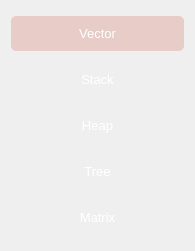
                            <widget class="QWidget" name="scrollAreaWidgetContents">
                             <property name="geometry">
                              <rect>
                               <x>0</x>
                               <y>0</y>
                               <width>195</width>
                               <height>251</height>
                              </rect>
                             </property>
                             <layout class="QVBoxLayout" name="verticalLayout_9">
                              <item>
                               <widget class="QPushButton" name="pushButton_vector">
                                <property name="sizePolicy">
                                 <sizepolicy hsizetype="Minimum" vsizetype="Fixed">
                                  <horstretch>0</horstretch>
                                  <verstretch>0</verstretch>
                                 </sizepolicy>
                                </property>
                                <property name="minimumSize">
                                 <size>
                                  <width>0</width>
                                  <height>35</height>
                                 </size>
                                </property>
                                <property name="font">
                                 <font>
                                  <family>Microsoft YaHei UI</family>
                                  <pointsize>10</pointsize>
                                  <weight>50</weight>
                                  <bold>false</bold>
                                 </font>
                                </property>
                                <property name="styleSheet">
                                 <string notr="true">QPushButton{
	background-color: rgba(0, 0, 0, 0);
	color:rgb(255,255,255);
	border-radius:5px;
	border:none;
}
QPushButton:hover {
	background-color: rgb(29,30,44);
padding-bottom:5px;
}
QPushButton:checked{
    background-color: #e8ccc7;
}</string>
                                </property>
                                <property name="text">
                                 <string>Vector</string>
                                </property>
                                <property name="checkable">
                                 <bool>true</bool>
                                </property>
                                <property name="checked">
                                 <bool>true</bool>
                                </property>
                                <property name="autoExclusive">
                                 <bool>false</bool>
                                </property>
                               </widget>
                              </item>
                              <item>
                               <widget class="QPushButton" name="pushButton_stack">
                                <property name="minimumSize">
                                 <size>
                                  <width>0</width>
                                  <height>35</height>
                                 </size>
                                </property>
                                <property name="font">
                                 <font>
                                  <family>Microsoft YaHei UI</family>
                                  <pointsize>10</pointsize>
                                  <weight>50</weight>
                                  <bold>false</bold>
                                 </font>
                                </property>
                                <property name="styleSheet">
                                 <string notr="true">QPushButton{
	background-color: rgba(0, 0, 0, 0);
	color:rgb(255,255,255);
	border-radius:5px;
	border:none;
}
QPushButton:hover {
	background-color: rgb(29,30,44);
padding-bottom:5px;
}
QPushButton:checked{
    background-color: #e8ccc7;
}</string>
                                </property>
                                <property name="text">
                                 <string>Stack</string>
                                </property>
                                <property name="checkable">
                                 <bool>true</bool>
                                </property>
                                <property name="checked">
                                 <bool>false</bool>
                                </property>
                                <property name="autoExclusive">
                                 <bool>false</bool>
                                </property>
                               </widget>
                              </item>
                              <item>
                               <widget class="QPushButton" name="pushButton_heap">
                                <property name="minimumSize">
                                 <size>
                                  <width>0</width>
                                  <height>35</height>
                                 </size>
                                </property>
                                <property name="font">
                                 <font>
                                  <family>Microsoft YaHei UI</family>
                                  <pointsize>10</pointsize>
                                  <weight>50</weight>
                                  <bold>false</bold>
                                 </font>
                                </property>
                                <property name="styleSheet">
                                 <string notr="true">QPushButton{
	background-color: rgba(0, 0, 0, 0);
	color:rgb(255,255,255);
	border-radius:5px;
	border:none;
}
QPushButton:hover {
	background-color: rgb(29,30,44);
padding-bottom:5px;
}
QPushButton:checked{
    background-color: #e8ccc7;
}</string>
                                </property>
                                <property name="text">
                                 <string>Heap</string>
                                </property>
                                <property name="checkable">
                                 <bool>true</bool>
                                </property>
                                <property name="checked">
                                 <bool>false</bool>
                                </property>
                                <property name="autoExclusive">
                                 <bool>false</bool>
                                </property>
                               </widget>
                              </item>
                              <item>
                               <widget class="QPushButton" name="pushButton_tree">
                                <property name="sizePolicy">
                                 <sizepolicy hsizetype="Minimum" vsizetype="Fixed">
                                  <horstretch>0</horstretch>
                                  <verstretch>0</verstretch>
                                 </sizepolicy>
                                </property>
                                <property name="minimumSize">
                                 <size>
                                  <width>0</width>
                                  <height>35</height>
                                 </size>
                                </property>
                                <property name="font">
                                 <font>
                                  <family>Microsoft YaHei UI</family>
                                  <pointsize>10</pointsize>
                                  <weight>50</weight>
                                  <bold>false</bold>
                                 </font>
                                </property>
                                <property name="styleSheet">
                                 <string notr="true">QPushButton{
	background-color: rgba(0, 0, 0, 0);
	color:rgb(255,255,255);
	border-radius:5px;
	border:none;
}
QPushButton:hover {
	background-color: rgb(29,30,44);
padding-bottom:5px;
}
QPushButton:checked{
    background-color: #e8ccc7;
}</string>
                                </property>
                                <property name="text">
                                 <string>Tree</string>
                                </property>
                                <property name="checkable">
                                 <bool>true</bool>
                                </property>
                                <property name="checked">
                                 <bool>false</bool>
                                </property>
                                <property name="autoExclusive">
                                 <bool>false</bool>
                                </property>
                               </widget>
                              </item>
                              <item>
                               <widget class="QPushButton" name="pushButton_matrix">
                                <property name="sizePolicy">
                                 <sizepolicy hsizetype="Minimum" vsizetype="Fixed">
                                  <horstretch>0</horstretch>
                                  <verstretch>0</verstretch>
                                 </sizepolicy>
                                </property>
                                <property name="minimumSize">
                                 <size>
                                  <width>0</width>
                                  <height>35</height>
                                 </size>
                                </property>
                                <property name="font">
                                 <font>
                                  <family>Microsoft YaHei UI</family>
                                  <pointsize>10</pointsize>
                                  <weight>50</weight>
                                  <bold>false</bold>
                                 </font>
                                </property>
                                <property name="styleSheet">
                                 <string notr="true">QPushButton{
	background-color: rgba(0, 0, 0, 0);
	color:rgb(255,255,255);
	border-radius:5px;
	border:none;
}
QPushButton:hover {
	background-color: rgb(29,30,44);
padding-bottom:5px;
}
QPushButton:checked{
    background-color: #e8ccc7;
}</string>
                                </property>
                                <property name="text">
                                 <string>Matrix</string>
                                </property>
                                <property name="checkable">
                                 <bool>true</bool>
                                </property>
                                <property name="checked">
                                 <bool>false</bool>
                                </property>
                                <property name="autoExclusive">
                                 <bool>false</bool>
                                </property>
                               </widget>
                              </item>
                             </layout>
                            </widget>
